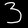

Reproduce this figure in Python.
from Tkinter import *

from sys import platform as sys_pf

if sys_pf == 'darwin':
    import matplotlib

    matplotlib.use("TkAgg")

from PIL import Image, ImageTk
# from PIL import Image, ImageTk, ImageGrab  # For Windows & OSx
# https://pypi.org/project/pyscreenshot/
import pyscreenshot as ImageGrab  # For Linux
import numpy as np
import skimage.io as ski_io
# from package.MyEnumClass import MyEnumClass
from src.mnist import mnist

IMG_SIZE = 500
DEFAULT_COLOR = 'white'


class Paint(object):

    def __init__(self):
        self.root = Tk()
        self.root.resizable(False, False)
        # Canvas in left side
        self.c = Canvas(self.root, bg='black', width=IMG_SIZE, height=IMG_SIZE)
        self.c.grid(row=0, columnspan=6)

        # Info panel in right side
        self.infoP = PanedWindow(self.root, orient=VERTICAL, width=IMG_SIZE, height=IMG_SIZE)
        self.infoP.grid(row=0, column=6)

        self.eraser_button = Button(self.root, text='eraser', command=self.use_eraser)
        self.eraser_button.grid(row=0)
        self.choose_size_button = Scale(self.root, from_=20, to=30, orient=HORIZONTAL)
        self.choose_size_button.grid(row=1)

        self.predict_res = StringVar()
        self.predict_info = Entry(self.root, textvariable=self.predict_res, state=DISABLED, disabledforeground='black')
        self.predict_info.grid(row=3)
        self.predict_res.set('predict...')

        self.infoP.add(self.eraser_button)
        self.infoP.add(self.choose_size_button)
        self.infoP.add(self.predict_info)

        # Initialize variables
        self.old_x = None
        self.old_y = None
        self.c.bind('<B1-Motion>', self.paint)
        self.c.bind('<ButtonRelease-1>', self.reset)

        self.root.mainloop()

    def use_eraser(self):
        self.c.delete("all")
        self.predict_res.set('Predict...')

    def paint(self, event):
        if self.old_x and self.old_y:
            self.c.create_line(self.old_x, self.old_y, event.x, event.y,
                               width=self.choose_size_button.get(), fill=DEFAULT_COLOR,
                               capstyle=ROUND, smooth=TRUE, splinesteps=36)
        self.old_x = event.x
        self.old_y = event.y

    def reset(self, event):
        self.old_x, self.old_y = None, None
        self.predict()

    def predict(self):
        img = ImageGrab.grab(bbox=self._canvas()).convert('L')
        img.thumbnail((28, 28), Image.ANTIALIAS)
        img.save("painter.png")
        predict_input = np.array([np.array(ski_io.imread("painter.png", as_grey=True), dtype=np.float32)])
        predict_res = mnist.running(is_training=False, predict_input=predict_input)
        self.predict_res.set('Predict: {0}'.format(predict_res))

    def _canvas(self):
        x = self.c.winfo_rootx() + self.c.winfo_x()
        y = self.c.winfo_rooty() + self.c.winfo_y()
        x1 = x + self.c.winfo_width()
        y1 = y + self.c.winfo_height()
        padding = (self.c.winfo_width() - IMG_SIZE) / 2
        box = (x + padding, y + padding, x1 - padding, y1 - padding)
        return box


if __name__ == '__main__':
    ge = Paint()
